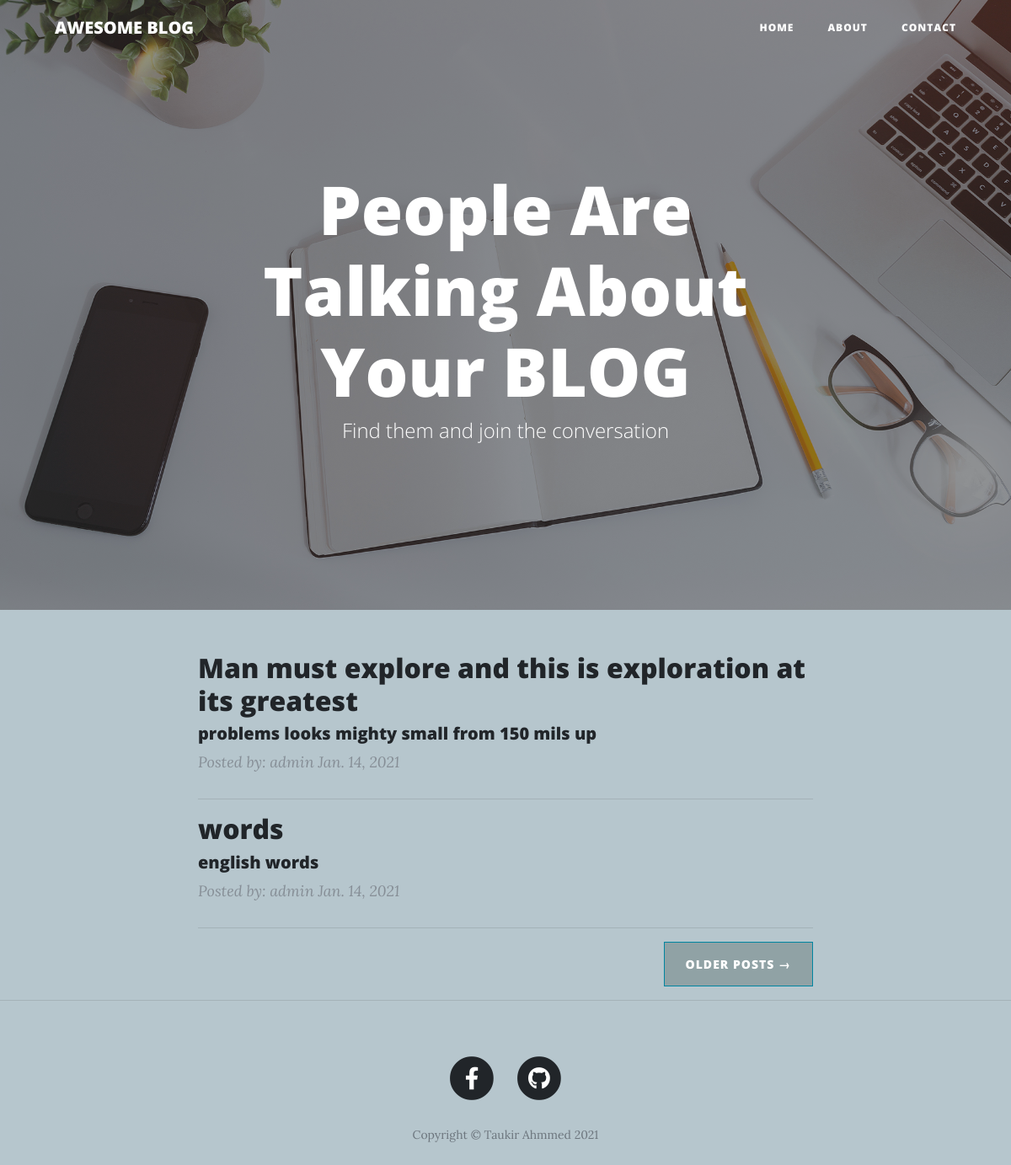
The page / on the database its author committed.
### blog/models.py (models this page shows, shortened)
class Post(models.Model):
    title = models.CharField(max_length=255)
    title_tag = models.CharField(max_length=150)
    author = models.ForeignKey(User, on_delete=models.CASCADE)
    body = models.TextField()
    pub_date = models.DateField(auto_now_add=True)

### blog/views.py (the view)
# urls.py: path('', IndexView.as_view(), name='home'),
class IndexView(ListView):
    model = Post
    template_name = 'index.html'
    ordering = ['pub_date']

### blog/templates/index.html (shortened to what this page needs)
{% extends 'base.html' %}
{% load static %}
{% block body %}
<header class="masthead" style="background-image:url({% static 'img/home-bg.jpg' %})">
    <div class="overlay"></div>
    <div class="container">
        <div class="row">
            <div class="col-lg-8 col-md-10 mx-auto">
                <div class="site-heading">
                    <h1>People Are Talking About Your BLOG</h1>
                    <span class="subheading">Find them and join the conversation</span>
                </div>
            </div>
        </div>
    </div>
</header>
<div class="container">
    <div class="row">
        <div class="col-lg-8 col-md-10 mx-auto">
            {% for post in object_list %}
            <div class="post-preview">
                <a href="post.html">
                    <h2 class="post-title">
                        <a href="{% url 'detail' post.pk %} ">{{post.title}}</a>
                    </h2>
                    <h5 class="post-subtitle">
                        {{ post.title_tag }}
                    </h5>
                </a>
                <p class="post-meta">Posted by: {{post.author}}
                    {{post.pub_date}}</p>
            </div>
            <hr>
            {% endfor %}
            <div class="clearfix">
                <a class="btn btn-primary float-right clrfix" href="#">Older Posts &rarr;</a>
            </div>
        </div>
    </div>
</div>
<hr>
{% endblock %}

### blog/templates/base.html (shortened to what this page needs)
{% load static %}
<!DOCTYPE html>
<html lang="en">
<head>
    <link href="{% static 'vendor/bootstrap/css/bootstrap.min.css' %}" rel="stylesheet">
    <link href="{% static 'vendor/fontawesome-free/css/all.min.css' %}" rel="stylesheet" type="text/css">
    <link href="{% static 'css/clean-blog.min.css' %}" rel="stylesheet">
    <link href="{% static 'css/style.css' %}" rel="stylesheet" >
</head>
<body>
<nav class="navbar navbar-expand-lg navbar-light fixed-top" id="mainNav">
    <div class="container">
        <a class="navbar-brand" href="{% url 'home' %}">AWESOME BLOG</a>
        <div class="collapse navbar-collapse" id="navbarResponsive">
            <ul class="navbar-nav ml-auto">
                <li class="nav-item">
                    <a class="nav-link" href="{% url 'home' %}">Home</a>
                </li>
                <li class="nav-item">
                    <a class="nav-link" href="{% url 'about' %}">About</a>
                </li>
                <li class="nav-item">
                    <a class="nav-link" href="{% url 'contact' %}">Contact</a>
                </li>
            </ul>
        </div>
    </div>
</nav>
{% block body %}
{% endblock %}
  <footer>
    <div class="container">
      <div class="row">
        <div class="col-lg-8 col-md-10 mx-auto">
          <ul class="list-inline text-center">
            <li class="list-inline-item">
              <a href="https://www.facebook.com/" target="_blank">
                <span class="fa-stack fa-lg">
                  <i class="fas fa-circle fa-stack-2x"></i>
                  <i class="fab fa-facebook-f fa-stack-1x fa-inverse"></i>
                </span>
              </a>
            </li>
            <li class="list-inline-item">
              <a href="https://www.github.com" target="_blank">
                <span class="fa-stack fa-lg">
                  <i class="fas fa-circle fa-stack-2x"></i>
                  <i class="fab fa-github fa-stack-1x fa-inverse"></i>
                </span>
              </a>
            </li>
          </ul>
          <p class="copyright text-muted">Copyright &copy; Taukir Ahmmed 2021</p>
        </div>
      </div>
    </div>
  </footer>
</body>
</html>

### blog/static/css/style.css (style rules this page uses)
body { background-color:#b6c6cd; }
.clrfix { background-color:#90a2a5; }

### rows shown on the page
Post: title "Man must explore and this is exploration at its greatest", title_tag "problems looks mighty small from 150 mils up", author "admin", pub_date "Jan. 14, 2021"
Post: title "words", title_tag "english words", author "admin", pub_date "Jan. 14, 2021"
